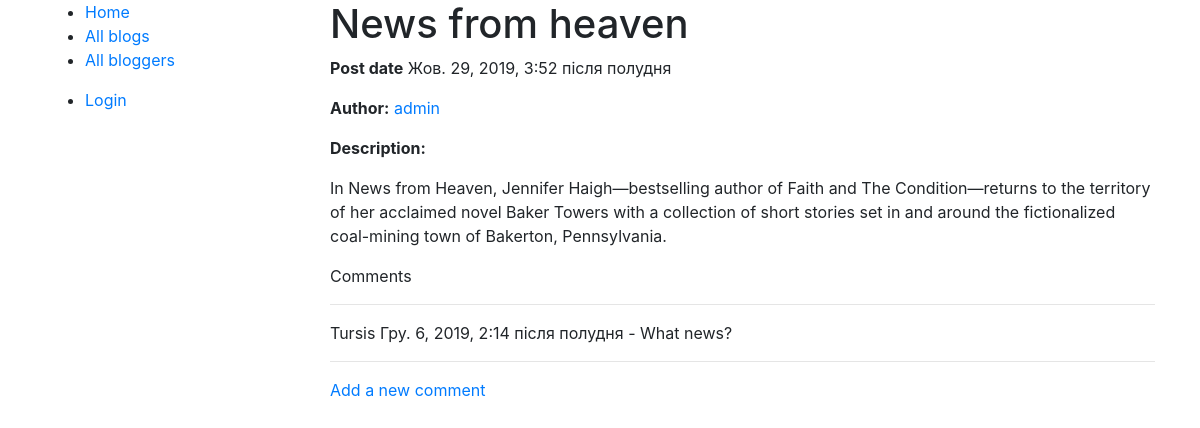
Before: /blog/blogs/1/ with the older database file.
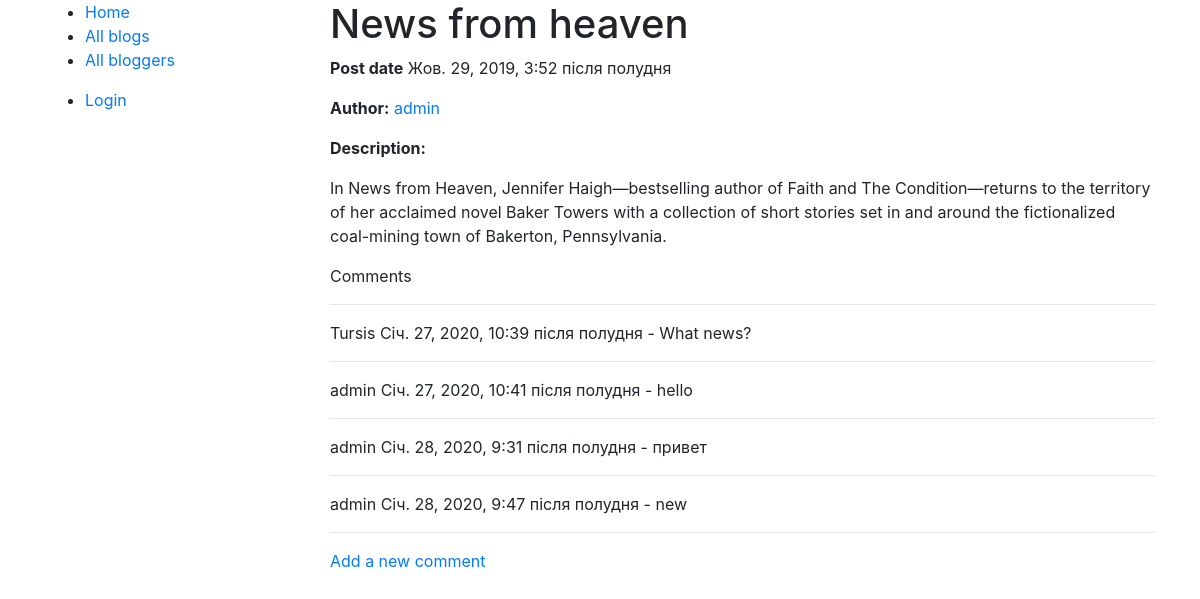
After: the same page with the newer database file.
### blog/models.py (models this page shows, shortened)
class Blog(models.Model):
    name = models.CharField(max_length=200, help_text="Enter your name blog here.")
    author = models.ForeignKey(BlogAuthor, on_delete=models.SET_NULL, null=True)
    description = models.TextField(max_length=400, help_text="Enter your blog text here.")
    pub_date = models.DateTimeField('date published')

class BlogAuthor(models.Model):
    user = models.ForeignKey(User, on_delete=models.SET_NULL, null=True)
    bio = models.TextField(max_length=400, help_text="Enter your bio details here.")
    def __str__(self):
        return self.user.username

class BlogComment(models.Model):
    author = models.ForeignKey(User, on_delete=models.SET_NULL, null=True)
    description = models.TextField(max_length=400, help_text='Enter your comment here')
    blog = models.ForeignKey(Blog, on_delete=models.SET_NULL, null=True)
    pub_date = models.DateTimeField(auto_now_add=True)
    class Meta:
        ordering = ['pub_date']

### blog/views.py (the view)
# urls.py: url('^blogs/(?P<pk>[0-9]+)/$', views.BlogDetailView.as_view(), name='blog-detail'),
class BlogDetailView(generic.DetailView):
    model = Blog

### blog/templates/blog/blog_detail.html
{% extends "base_generic.html" %}
{% block content %}
	<h1>{{ blog.name }}</h1>
	<p><strong>Post date</strong> {{ blog.pub_date }}</p>
	<p><strong>Author:</strong><a href="{% url 'blog:bloggers-detail' blog.author.pk %}"> {{ blog.author }}</a></p>
	<p><strong>Description:</strong></p> <p>{{ blog.description }} </p>
	<p>Comments</p>
	{% for comment in blog.blogcomment_set.all %}
		<hr>
		<p>{{ comment.author }} {{ comment.pub_date }} - {{ comment.description }}</p>
	{% endfor %}
	<hr>
	<a href="{% url 'blog:blog-comment'  blog.pk %}">Add a new comment</a>
{% endblock %}

### blog/templates/base_generic.html (shortened to what this page needs)
<!DOCTYPE html>
<html lang="en">
<head>
  {% load static %}
  <link rel="stylesheet" href="https://stackpath.bootstrapcdn.com/bootstrap/4.3.1/css/bootstrap.min.css"
>
  <link rel="stylesheet" type="text/css" href="{% static 'blog/style.css' %}"/>
</head>
<body>
<div class="container">
  <div class="row">
    <div class="col-3">
      <ul>
        <li><a href=" {% url 'blog:index' %}">Home</a></li>
        <li><a href="{% url 'blog:blogs' %}">All blogs</a></li>
        <li><a href="{% url 'blog:bloggers' %}">All bloggers</a></li>
      </ul>
      <ul>
        {% if user.is_authenticated %}
          <li>User: {{ user.get_username }}</li>
          <li><a href="{% url 'logout' %}?next={{ request.path }}">Logged out!</a></li>
        {% else %}
          <li><a href="{% url 'login' %}?next={{ request.path }}">Login</a></li>
        {% endif %}
      </ul>
    </div>
    <div class="col-9">
      {% block content %} {% endblock %}
    </div>
  </div>
</div>
</body>
</html>

Changed rows visible on the page:
changed BlogComment "What news?": pub_date "Гру. 6, 2019, 2:14 після полудня" → "Січ. 27, 2020, 10:39 після полудня"
added BlogComment: author "admin", pub_date "Січ. 27, 2020, 10:41 після полудня", description "hello"
added BlogComment: author "admin", pub_date "Січ. 28, 2020, 9:31 після полудня", description "привет"
added BlogComment: author "admin", pub_date "Січ. 28, 2020, 9:47 після полудня", description "new"
